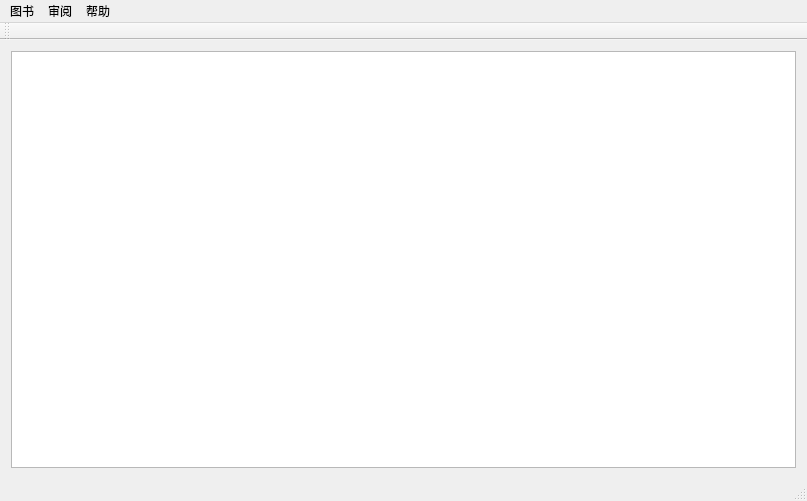
<?xml version="1.0" encoding="UTF-8"?>
<ui version="4.0">
 <class>Admin</class>
 <widget class="QMainWindow" name="Admin">
  <property name="geometry">
   <rect>
    <x>0</x>
    <y>0</y>
    <width>807</width>
    <height>501</height>
   </rect>
  </property>
  <property name="windowTitle">
   <string>Admin</string>
  </property>
  <widget class="QWidget" name="centralWidget">
   <layout class="QGridLayout" name="gridLayout">
    <item row="0" column="0">
     <widget class="QTableView" name="tableView"/>
    </item>
   </layout>
  </widget>
  <widget class="QMenuBar" name="menuBar">
   <property name="geometry">
    <rect>
     <x>0</x>
     <y>0</y>
     <width>807</width>
     <height>23</height>
    </rect>
   </property>
   <widget class="QMenu" name="Book">
    <property name="title">
     <string>图书</string>
    </property>
    <addaction name="newAction"/>
    <addaction name="deleteAction"/>
    <addaction name="saveAction"/>
    <addaction name="returnAction"/>
   </widget>
   <widget class="QMenu" name="Op">
    <property name="title">
     <string>审阅</string>
    </property>
    <addaction name="searchAction"/>
    <addaction name="sortAction"/>
    <addaction name="statsAction"/>
    <addaction name="exportAction"/>
    <addaction name="resetAction"/>
   </widget>
   <widget class="QMenu" name="Help">
    <property name="title">
     <string>帮助</string>
    </property>
    <addaction name="infoAction"/>
    <addaction name="aboutAction"/>
   </widget>
   <addaction name="Book"/>
   <addaction name="Op"/>
   <addaction name="Help"/>
  </widget>
  <widget class="QToolBar" name="mainToolBar">
   <attribute name="toolBarArea">
    <enum>TopToolBarArea</enum>
   </attribute>
   <attribute name="toolBarBreak">
    <bool>false</bool>
   </attribute>
  </widget>
  <widget class="QStatusBar" name="statusBar"/>
  <action name="newAction">
   <property name="text">
    <string>新建</string>
   </property>
  </action>
  <action name="deleteAction">
   <property name="text">
    <string>删除</string>
   </property>
  </action>
  <action name="saveAction">
   <property name="text">
    <string>保存</string>
   </property>
  </action>
  <action name="searchAction">
   <property name="text">
    <string>查询</string>
   </property>
  </action>
  <action name="sortAction">
   <property name="text">
    <string>排序</string>
   </property>
  </action>
  <action name="statsAction">
   <property name="text">
    <string>统计</string>
   </property>
  </action>
  <action name="exportAction">
   <property name="text">
    <string>导出</string>
   </property>
  </action>
  <action name="infoAction">
   <property name="text">
    <string>使用说明</string>
   </property>
  </action>
  <action name="aboutAction">
   <property name="text">
    <string>关于</string>
   </property>
  </action>
  <action name="returnAction">
   <property name="text">
    <string>返回主界面</string>
   </property>
  </action>
  <action name="resetAction">
   <property name="text">
    <string>查看全部</string>
   </property>
  </action>
 </widget>
 <layoutdefault spacing="6" margin="11"/>
 <resources/>
 <connections/>
</ui>
